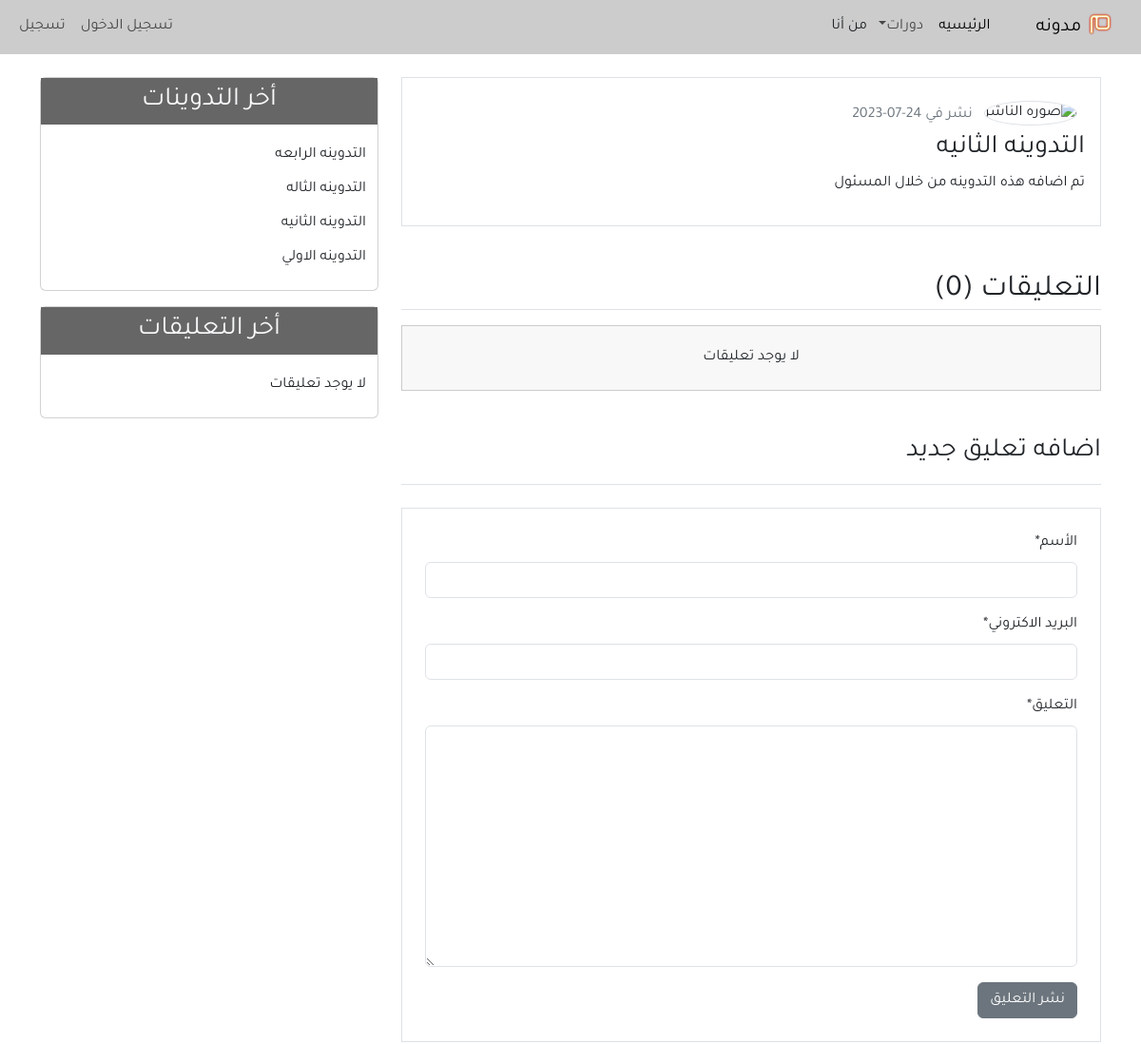
The page /detail/2/ (upper part) on the database as committed earlier.
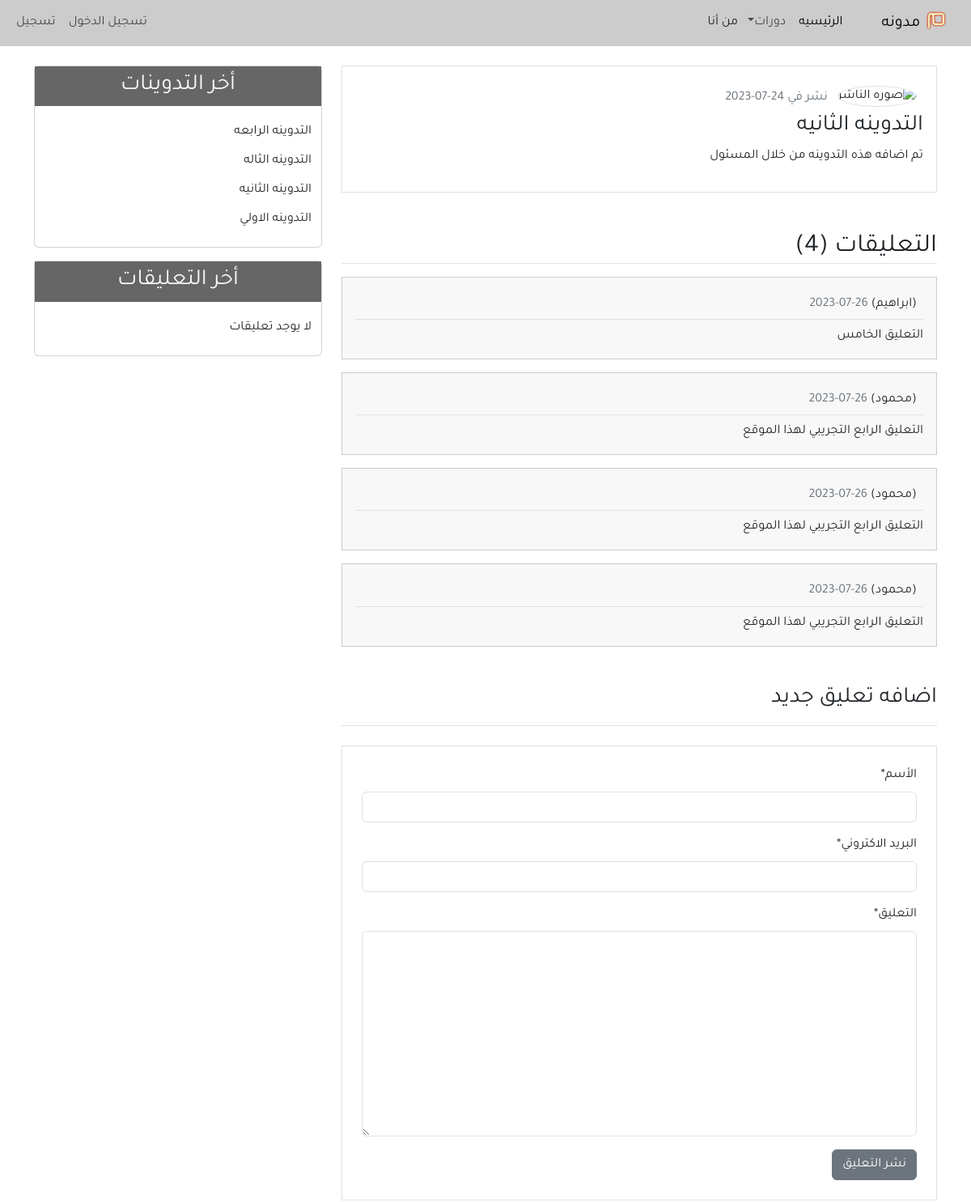
The same page on the database as committed later.
### blog/models.py (models this page shows, shortened)
class Post(models.Model):
    title = models.CharField(max_length=100)
    content = models.TextField()
    post_date = models.DateTimeField(default=timezone.now)
    post_update = models.DateTimeField(auto_now=True)
    author = models.ForeignKey(User, on_delete=models.CASCADE)
    def __str__(self):
        return self.title
    class Meta:
        ordering = ('-post_date'),

class Comment(models.Model):
    name = models.CharField(max_length=100, verbose_name='الأسم')
    email = models.EmailField(verbose_name='البريد الاكتروني')
    body = models.TextField(verbose_name='التعليق')
    comment_date = models.DateTimeField(auto_now_add=True)
    active = models.BooleanField(default=False)
    post = models.ForeignKey(Post, on_delete=models.CASCADE, related_name='comments')
    class Meta:
        ordering = ('-comment_date'),

### blog/views.py (the view)
# urls.py: path('detail/<int:post_id>/', views.post_detail, name='detail')
def post_detail (request, post_id):
        post = get_object_or_404(Post, pk=post_id)
        comments = post.comments.filter(active=True)
        if request.method =='POST':
               comment_form =NewComment(data=request.POST)
               if comment_form.is_valid():
                      new_comment = comment_form.save(commit=False)
                      new_comment.post = post
                      new_comment.save()
                      comment_form = new_comment()
        else:
               comment_form = NewComment()
        context ={
            'title':post,
            'post': post,
            'comments':comments,
            'comment_form':comment_form,
        }
        return render(request, 'blog/detail.html', context)

### blog/forms.py
class NewComment(forms.ModelForm):
    class Meta:
        model = Comment
        fields = ('name','email','body')

### blog/templatetags/post_tags.py (called while the page is built)
@register.inclusion_tag('blog/latest_posts.html')
def latest_posts():
    context={
    'l_posts' : Post.objects.all()[0:5]
    }
    return context

@register.inclusion_tag('blog/latest_comments.html')
def latest_comments():
    context={
    'l_comments' : Comment.objects.filter(active=True)[0:5]
    }
    return context

### blog/templates/blog/detail.html (shortened to what this page needs)
{% extends "blog/base.html" %}
{% block content %}
{% load crispy_forms_tags %}
    <div class =" border p-3 mb-3">
        <img class =" img-fluid rounded-circle border m-2" width ="70px" src ="https://encrypted-tbn0.gstatic.com/images?q=tbn:ANd9GcQQFh8p_v0S06A3meFD4QOIYcMozNLY3Rofj9YMbME0zW0JA0IwkoegzHjSi-ZjaEeltzU&usqp=CAU" alt ="صوره الناشر">
        <span class ="text-secondary">نشر في {{post.post_date| date:'d-m-Y'}}</span>
        <h3>{{post.title}}</h3>
        <p>{{post.content}}</p>
    </div>
        <h2 class = "border-bottom mt-5 mb-3"> التعليقات ({{comments.count}})</h2>
            {% for comment in comments %}
                <ul class = "mb-3 p-3 comment">
                    <h6 class = "border-bottom p-2">({{comment.name}})
                         <span class = "text-secondary">{{comment.comment_date|date:'d-m-Y'}}</span></h6>
                  {{comment.body}}
                </ul>
            {% empty %}
            <h6 class = "text-center p-4 comment">
                 لا يوجد تعليقات
            </h6>
            {% endfor %}
   <h3 class = "border-bottom pb-3 mb-3 mt-5"> اضافه تعليق جديد</h3>
   <div class="border p-4 mb-5 mt-4">
    <form method="POST">
        {{comment_form|crispy}}
        <input class ="btn btn-secondary " type="submit" value="نشر التعليق">
    </form>
</div>
{% endblock content %}

### blog/templates/blog/latest_posts.html
<ul class = "list-group-flush latest-post">
    {% for post in l_posts %}
        <li class = "list-group-item latest-post-item">
            <a class = "text-dark" href = "{% url 'detail' post.id %}">{{post.title}}</a>
        </li>
    {% endfor %}
</ul>

Rows that differ between the two databases and show on the page:
added Comment: name "ابراهيم", comment_date "26-07-2023", body "التعليق الخامس"
added Comment: name "محمود", comment_date "26-07-2023", body "التعليق الرابع التجريبي لهذا الموقع"
added Comment: name "محمود", comment_date "26-07-2023", body "التعليق الرابع التجريبي لهذا الموقع"
added Comment: name "محمود", comment_date "26-07-2023", body "التعليق الرابع التجريبي لهذا الموقع"
Other text that changed with them:
{{ comments.count }}: "0" → "4"
text no longer shown: "لا يوجد تعليقات"
